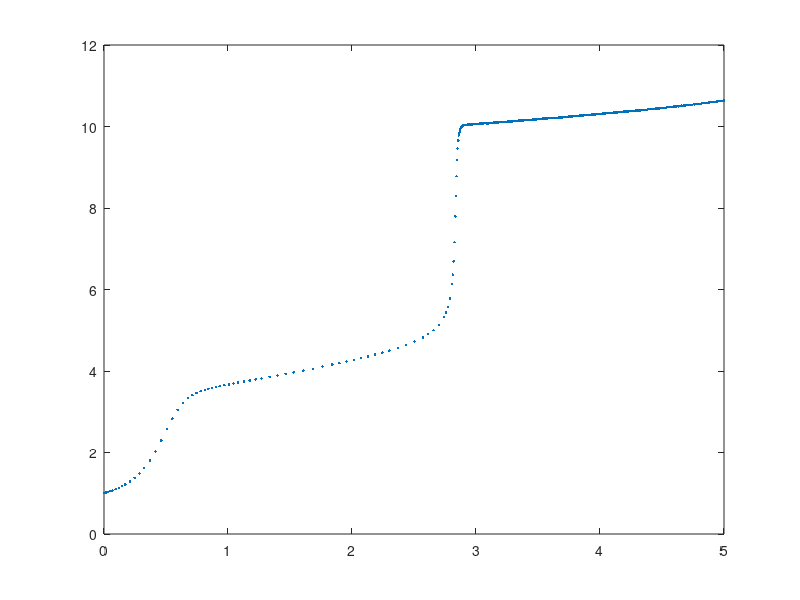

Recreate this plot in MATLAB. (Note: this script raises an error after producing the figure.)
clear all; close all; clc;

f = @(x,y) 2*x*y+y^2*sin(y);
y0 = 1;
nsteps = 210;


[x,Y] = ode45(f,[0,5],y0);
figure(1), plot(x,Y,'.'); hold on;

[x,Y] = Euler(f,[0,5], y0, nsteps);
plot(x,Y,'o');

[x,Y] = BackwardEuler(f,[0,5], y0, nsteps);
plot(x,Y,'*');
legend("ode45", "Euler", "BackwardEuler")